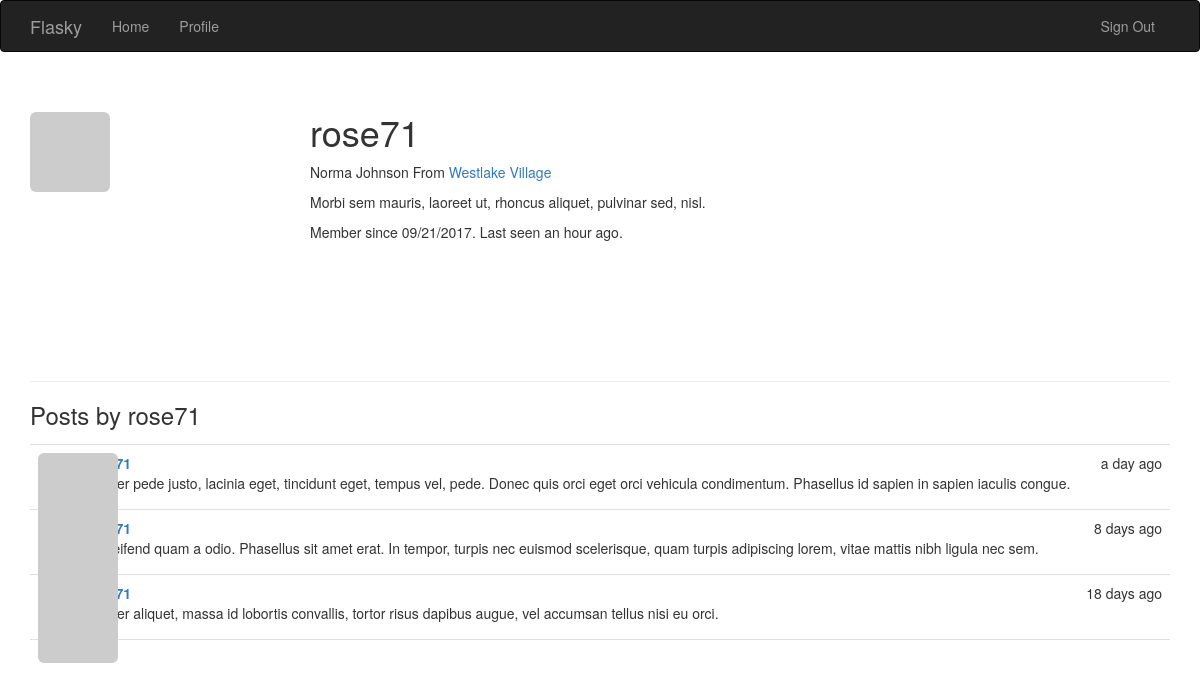
/user/rose71 (signed in), run on the app's committed database.
### app/models.py (models this page shows, shortened)
class User(UserMixin, db.Model):
    __tablename__ = 'users'
    id = db.Column(db.Integer, primary_key=True)
    email = db.Column(db.String(64), unique=True, index=True)
    username = db.Column(db.String(64), unique=True, index=True)
    password_hash = db.Column(db.String(128))
    role_id = db.Column(db.Integer, db.ForeignKey('roles.id'))
    confirmed = db.Column(db.Boolean, default=False)
    avatar_hash = db.Column(db.String(32))
    name = db.Column(db.String(64))
    location = db.Column(db.String(64))
    about_me = db.Column(db.Text())
    member_since = db.Column(db.DateTime(), default=datetime.utcnow)
    last_seen = db.Column(db.DateTime(), default=datetime.utcnow)
    posts = db.relationship('Post', backref='author', lazy='dynamic')
    @property
    def password(self):
        raise AttributeError('password is not a readable attribute')
    def can(self, permissions):
        return self.role is not None and (self.role.permissions & permissions) == permissions
    def is_administrator(self):
        return self.can(Permission.ADMINISTER)
    def ping(self):
        self.last_seen = datetime.utcnow()
        db.session.add(self)
    def gravatar(self, size=100, default='identicon', rating='g'):
        if request.is_secure:
            url = 'https://secure.gravatar.com/avatar'
        else:
            url = 'https://www.gravatar.com/avatar'
        hash = self.avatar_hash or hashlib.md5(self.email.encode('utf-8')).hexdigest()
        return '{url}/{hash}?s={size}&d={default}&r={rating}'.format(
            url=url, hash=hash, size=size, default=default, rating=rating
        )

class Post(db.Model):
    __tablename__ = 'posts'
    id = db.Column(db.Integer, primary_key=True)
    body = db.Column(db.Text)
    timestamp = db.Column(db.DateTime, index=True, default=datetime.utcnow)
    author_id = db.Column(db.Integer, db.ForeignKey('users.id'))

### app/main/views.py (the view)
@main.route('/user/<username>')
def user(username):
    user = User.query.filter_by(username=username).first()
    if user is None:
        abort(404)
    posts = user.posts.order_by(Post.timestamp.desc()).all()
    return render_template('user.html', user=user, posts=posts)

### app/auth/views.py (called while the page is built)
@auth.before_app_request
def before_request():
    if current_user.is_authenticated:
        current_user.ping()
        if not current_user.confirmed \
            and request.endpoint[:5] != 'auth.' \
            and request.endpoint != "static":
            return redirect(url_for('auth.unconfirmed'))

### app/main/__init__.py (called while the page is built)
@main.app_context_processor
def inject_permissions():
    return dict(Permission=Permission)

### app/models.py (called while the page is built)
@login_manager.user_loader
def load_user(user_id):
    return User.query.get(int(user_id))

### app/templates/user.html (shortened to what this page needs)
{% extends "base.html" %}
{% block page_content %}
    <div class="page-header">
        <img class="img-rounded profile-thumbnail" src="{{ user.gravatar(size=256) }}">
        <div class="profile-header">
            <h1>{{ user.username }}</h1>
            {% if user.name or user.location %}
                <p>
                    {% if user.name %}
                        {{ user.name }}
                    {% endif %}
                    {% if user.location %}
                        From <a href="https://www.google.com/maps?q={{ user.location }}">{{ user.location }}</a>
                    {% endif %}
                </p>
            {% endif %}
            {% if user.about_me %}
                <p>{{ user.about_me }}</p>
            {% endif %}
            <p>
                Member since {{ moment(user.member_since).format('L') }}.
                Last seen {{ moment(user.last_seen).fromNow() }}.
            </p>
        </div>
    </div>
    <h3>Posts by {{ user.username }}</h3>
    {% include '_posts.html' %}
{% endblock %}

### app/templates/_posts.html (shortened to what this page needs)
<ul class="posts">
    {% for post in posts %}
        <li class="post">
            <div class="post-thumbnail">
                <a href="{{ url_for('main.user', username=post.author.username) }}">
                    <img class="img-rounded profile-thumbnail" src="{{ post.author.gravatar(size=40) }}">
                </a>
            </div>
            <div class="post-content">
                <div class="post-date">{{ moment(post.timestamp).fromNow() }}</div>
                <div class="post-author">
                    <a href="{{ url_for('main.user', username=post.author.username) }}">
                    </a>
                </div>
                <div class="post-body">{{ post.body }}</div>
            </div>
        </li>
    {% endfor %}
</ul>

### app/static/styles.css (style rules this page uses)
.profile-thumbnail { position: absolute; }
.profile-header { min-height: 260px; margin-left: 280px; }
ul.posts { list-style-type: none; padding: 0px; margin: 16px 0px 0px 0px; border-top: 1px solid #e0e0e0; }
ul.posts li.post { padding: 8px; border-bottom: 1px solid #e0e0e0; }
div.post-date { float: right; }
div.post-author { font-weight: bold; }
div.post-thumbnail { position: absolute; }
div.post-content { margin-left: 48px; min-height: 48px; }

### data on the page
User: username "rose71", name "Norma Johnson", location "Westlake Village", about_me "Morbi sem mauris, laoreet ut, rhoncus aliquet, pulvinar sed, nisl.", member_since "09/21/2017", last_seen "an hour ago"
Post: timestamp "a day ago", body "Integer pede justo, lacinia eget, tincidunt eget, tempus vel, pede. Donec quis orci eget orci vehicula condimentum. Phasellus id sapien in sapien iaculis congue."
Post: timestamp "8 days ago", body "In eleifend quam a odio. Phasellus sit amet erat. In tempor, turpis nec euismod scelerisque, quam turpis adipiscing lorem, vitae mattis nibh ligula nec sem."
Post: timestamp "18 days ago", body "Integer aliquet, massa id lobortis convallis, tortor risus dapibus augue, vel accumsan tellus nisi eu orci."
